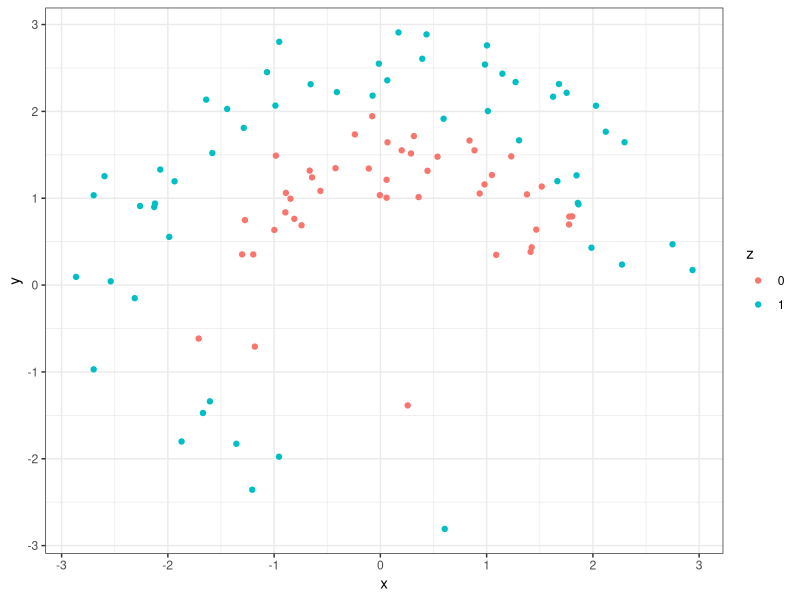
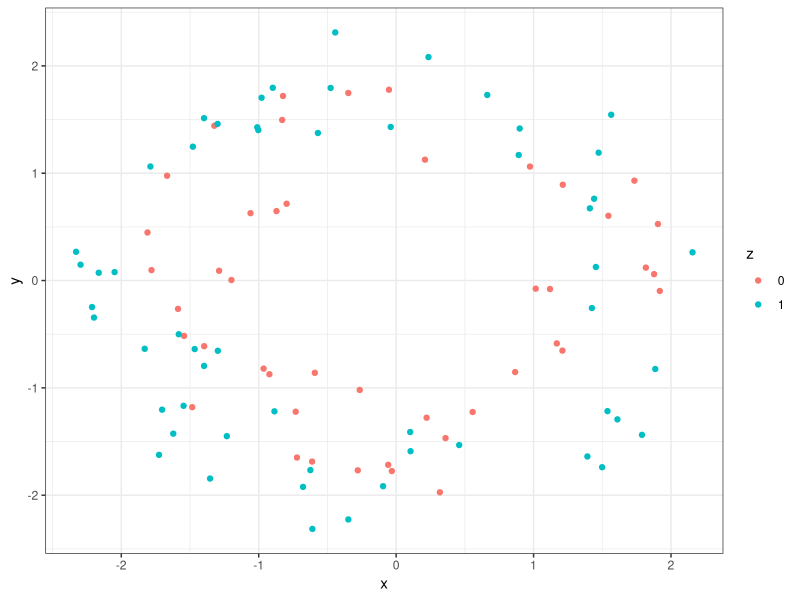
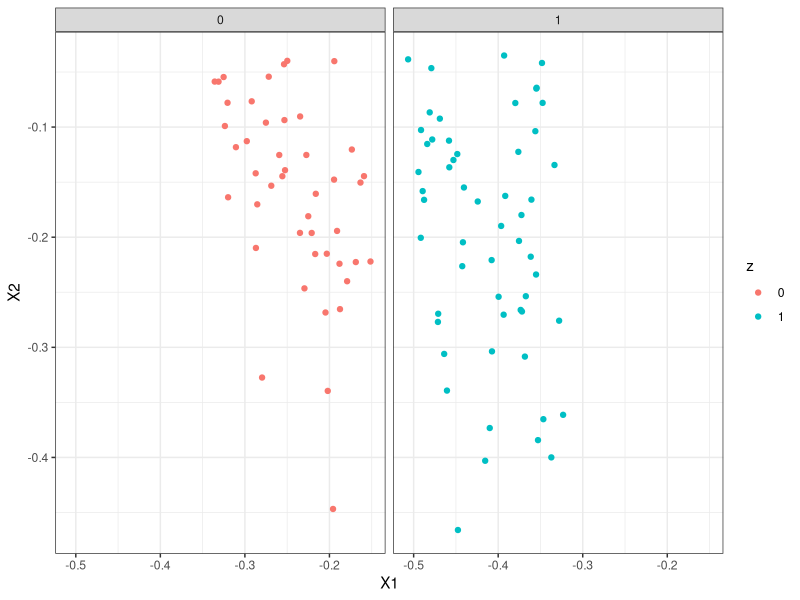
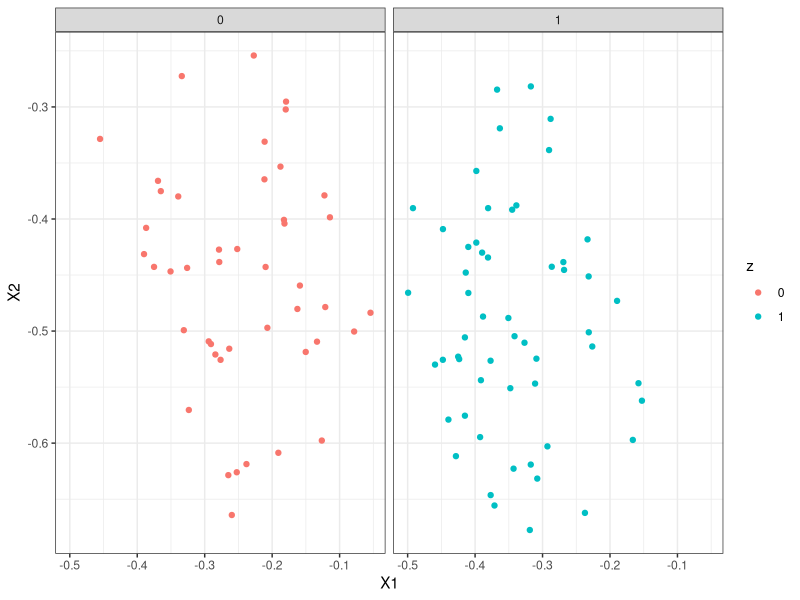
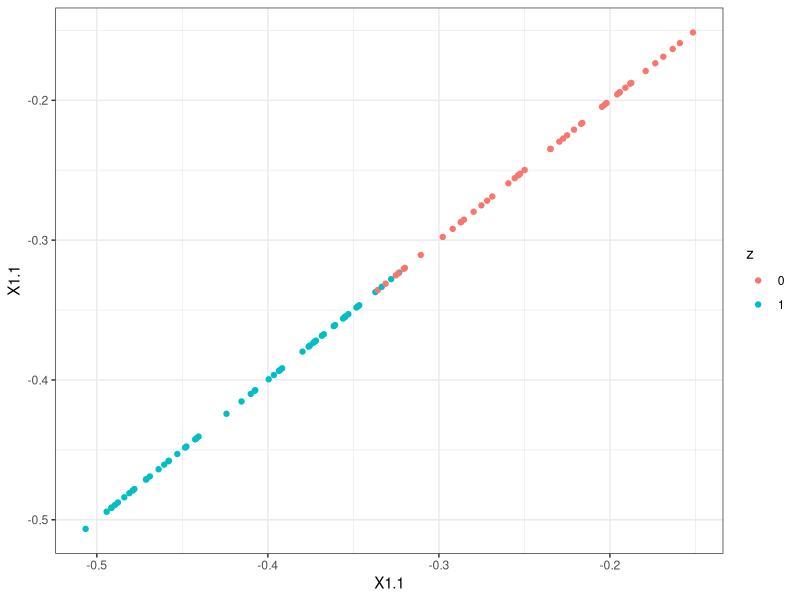
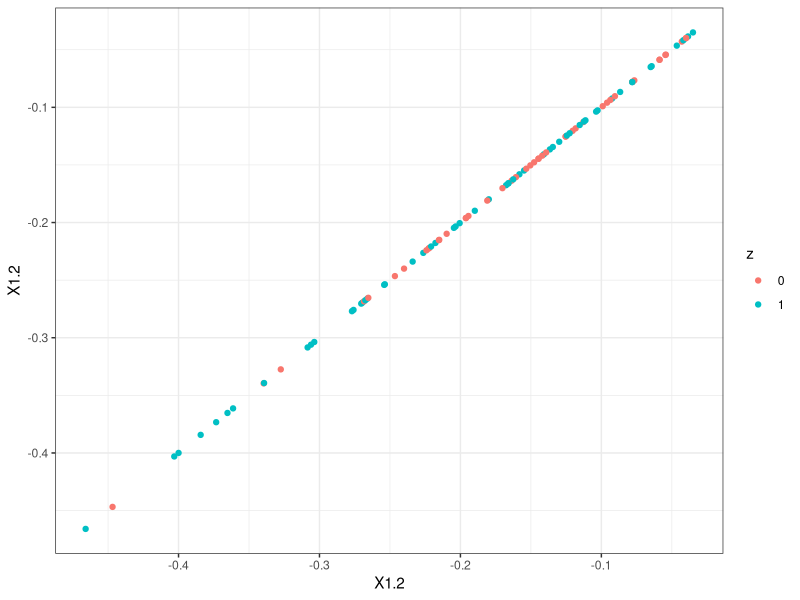
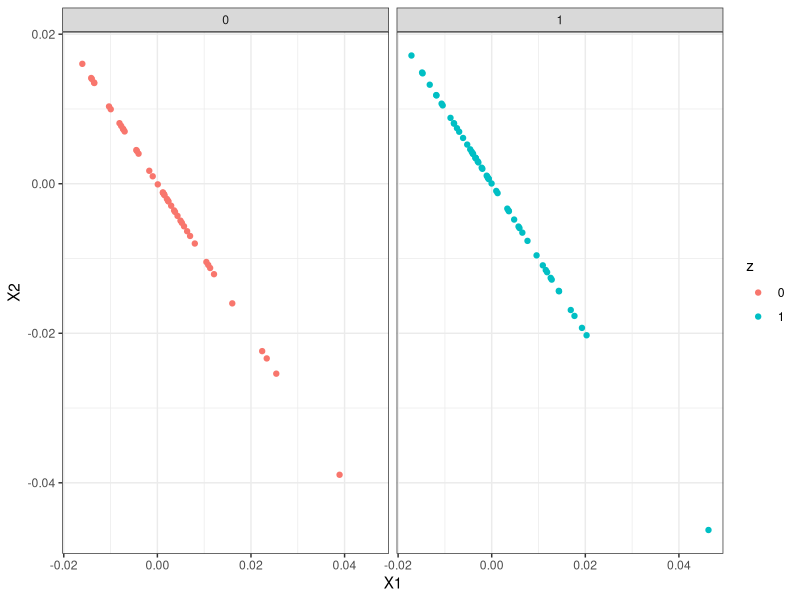
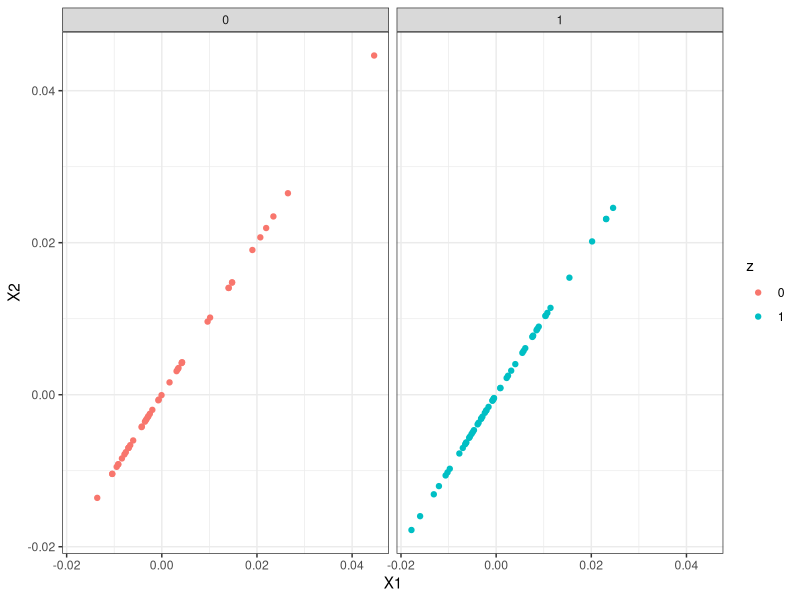

These figures' R source, in order:

################################################################################
# A nonlinear multitable example, made from two concentric circles.
################################################################################

## ---- libraries ----
library("kernlab")
library("ggplot2")
theme_set(theme_bw())

## ---- generate-data ----
n <- 100 # number of samples
z <- as.factor(sample(0:1, n, replace = TRUE)) # class labels
X <- list() # will store combined data frames

r <- setNames(c(1, 2), c("0", "1")) # radii
X[[1]] <- cbind(r[z], 2 * pi * rbeta(n, 1, 4)) + matrix(runif(2 * n), n, 2)
X[[2]] <- cbind(sqrt(r[z]), 2 * pi * runif(n)) + matrix(runif(2 * n), n, 2)

#X[[2]] <- r[z] %*% t(c(1, 1)) + matrix(runif(2 * n), n, 2) # if want linear vs. concentric

## ---- raw-data-plots ----
X1_df <- data.frame(X[[1]], z)
X1_df$x <- X1_df$X1 * cos(X1_df$X2)
X1_df$y <- X1_df$X1 * sin(X1_df$X2)

X2_df <- data.frame(X[[2]], z)
X2_df$x <- X2_df$X1 * cos(X2_df$X2)
X2_df$y <- X2_df$X1 * sin(X2_df$X2)

ggplot(X1_df) +
  geom_point(aes(x = x, y = y, col = z))
ggplot(X2_df) +
  geom_point(aes(x = x, y = y, col = z))

## ---- usual-cca ----
cancor_res <- cancor(X[[1]], X[[2]])
cancor_scores <- list(X1 = X[[1]] %*% cancor_res$xcoef,
                      X2 = X[[2]] %*% cancor_res$ycoef)

## ---- cca-plots ----
ggplot(data.frame(cancor_scores[[1]], z)) +
  geom_point(aes(x = X1, y = X2, col = z)) +
  facet_wrap(~z)
ggplot(data.frame(cancor_scores[[2]], z)) + # don't even need second component
  geom_point(aes(x = X1, y = X2, col = z)) + 
  facet_wrap(~z)

ggplot(data.frame(cancor_scores, z)) +
  geom_point(aes(x = X1.1, y = X1.1, col = z)) # perfect correlation between scores
ggplot(data.frame(cancor_scores, z)) + 
  geom_point(aes(x = X1.2, y = X1.2, col = z))


## ---- kcca ----
kcca_res <- kcca(X[[1]], X[[2]])
kcca_scores <- list(X1 = kcca_res@xcoef,
                    X2 = kcca_res@ycoef)

## ---- kcca-plots ----
ggplot(data.frame(kcca_scores[[1]], z)) +
  geom_point(aes(x = X1, y = X2, col = z)) +
  facet_wrap(~z)
ggplot(data.frame(kcca_scores[[2]], z)) +
  geom_point(aes(x = X1, y = X2, col = z)) +
  facet_wrap(~z)
kcca_res@kcor

## ---- fukumizu-example ----
# http://www.jmlr.org/papers/volume8/fukumizu07a/fukumizu07a.pdf
z <- runif(n)
U <- cbind(z %*% t(c(1 / sqrt(2), 1 / sqrt(2))) + .1 + matrix(rnorm(2 * n, 0, .05), n, 2),
           z %*% t(c(1 / sqrt(3), sqrt(2 / 3))) + 3 + matrix(rnorm(2 * n, 0, .05), n, 2))

R <- scale(U, center = F, scale = c(1.5, 1.5, 4.1, 4.1))
R <- sqrt(-5 * log(R))
pairs(R)

## ---- cca-fukumizu ----
cancor_res <- cancor(R[, 1:2], R[, 3:4])
cancor_scores <- list(X1 = R[, 1:2] %*% cancor_res$xcoef,
                      X2 = R[, 3:4] %*% cancor_res$ycoef)

## ---- cca-fukumizu-plots ----
ggplot(data.frame(cancor_scores, z)) +
  geom_point(aes(x = X1.1, y = X1.2, col = z))
ggplot(data.frame(cancor_scores, z)) +
  geom_point(aes(x = X2.1, y = X2.2, col = z))

ggplot(data.frame(cancor_scores, z)) +
  geom_point(aes(x = X1.1, y = X2.1, col = z)) # correlation between scores

## ---- kcca-fukumizu ----
kcca_res <- kcca(as.matrix(R[, 1:2]), as.matrix(R[, 3:4]))
kcca_scores <- list(X1 = kcca_res@xcoef, X2 = kcca_res@ycoef)

## ---- kcca-fukumizu-plots ----
ggplot(data.frame(kcca_scores, z)) +
  geom_point(aes(x = X1.1, y = X1.2, col = z))
ggplot(data.frame(kcca_scores, z)) +
  geom_point(aes(x = X2.1, y = X2.2, col = z))

ggplot(data.frame(kcca_scores, z)) +
  geom_point(aes(x = X1.1, y = X2.1, col = z))
ggplot(data.frame(kcca_scores, z)) +
  geom_point(aes(x = X1.2, y = X2.2, col = z))

## ---- kcca-fukumizu2 ----
kcca_res <- kcca(as.matrix(R[, 1:2]), as.matrix(R[, 3:4]), kpar = list(sigma = .4))
kcca_scores <- list(X1 = kcca_res@xcoef, X2 = kcca_res@ycoef)

## ---- kcca-fukumizu-plots2 ----
ggplot(data.frame(kcca_scores, z)) +
  geom_point(aes(x = X1.1, y = X1.2, col = z))
ggplot(data.frame(kcca_scores, z)) +
  geom_point(aes(x = X2.1, y = X2.2, col = z))

# remember, don't expect linear correlation
ggplot(data.frame(kcca_scores, z)) +
  geom_point(aes(x = X1.1, y = X2.1, col = z))
ggplot(data.frame(kcca_scores, z)) +
  geom_point(aes(x = X1.2, y = X2.2, col = z))
